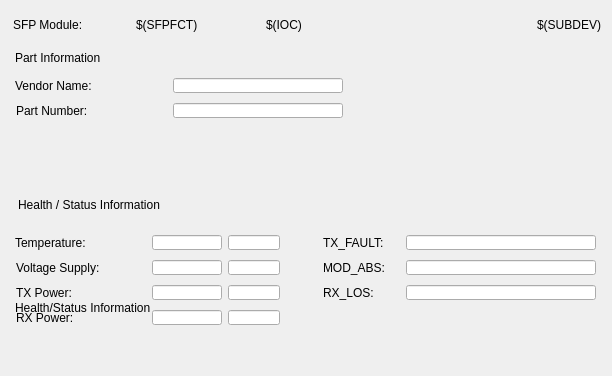
<?xml version="1.0" encoding="UTF-8"?>
<ui version="4.0">
 <class>MainWindow</class>
 <widget class="QMainWindow" name="MainWindow">
  <property name="geometry">
   <rect>
    <x>0</x>
    <y>0</y>
    <width>612</width>
    <height>376</height>
   </rect>
  </property>
  <property name="styleSheet">
   <string>

QWidget#centralWidget {background: rgba(218, 218, 218, 255);}

caTable {
       font: 10pt;
       background: cornsilk;
       alternate-background-color: wheat;
}

caLineEdit {
     border-radius: 1px;
     background: lightyellow;
     color: black;
 }

caTextEntry {
    color: rgb(127, 0, 63);
    background-color: cornsilk;
    selection-color: #0a214c;
    selection-background-color: wheat;
    border: 1px groove black;
    border-radius: 1px;
    padding: 1px;
}

caTextEntry:focus {
    padding: 0px;
    border: 2px groove darkred;
    border-radius: 1px;
}

QPushButton {
      border-color: #00b;
      border-radius: 2px;
      padding: 3px;
      border-width: 1px;

	background: qlineargradient(spread:pad, x1:0, y1:0, x2:0, y2:1,
						   stop:0   rgba(224, 239, 255, 255),
						   stop:0.5 rgba(199, 215, 230, 255),
						   stop:1   rgba(184, 214, 236, 255));
}
QPushButton:hover {
	background: qlineargradient(spread:pad, x1:0, y1:0, x2:0, y2:1,
						stop:0   rgba(201, 226, 255, 255),
						stop:0.5 rgba(177, 204, 230, 255),
						stop:1   rgba(163, 205, 236, 255));
}
QPushButton:pressed {
	background: qlineargradient(spread:pad, x1:0, y1:0, x2:0, y2:1,
						stop:0   rgba(174, 219, 255, 255),
						stop:0.5 rgba(165, 199, 230, 255),
						stop:1   rgba(134, 188, 236, 255));
}

QPushButton:disabled {
	background: qlineargradient(spread:pad, x1:0, y1:0, x2:0, y2:1,
						stop:0   rgba(174, 219, 255, 255),
						stop:0.5 rgba(165, 199, 230, 255),
						stop:1   rgba(134, 188, 236, 255));
}

caChoice {
      background: qlineargradient(x1: 0, y1: 0, x2: 0, y2: 1,
                                  stop: 0 #E1E1E1, stop: 0.4 #DDDDDD,
                                  stop: 0.5 #D8D8D8, stop: 1.0 #D3D3D3);
}

caChoice &gt; QPushButton {
      text-align: left;
      padding: 1px;
}

/* when font specified, no font sizing is done any more,  font: 10pt; is not bad. You could Enable this when you converted from .adl files
caRelatedDisplay  &gt; QPushButton {
font: 10pt;
}

caShellCommand  &gt; QPushButton {
font: 10pt;
}
*/

caSlider::groove:horizontal {
border: 1px solid #bbb;
background: lightgrey;
height: 20px;
border-radius: 4px;
}

caSlider::handle:horizontal {
background: red;
border: 1px solid #777;
width: 13px;
margin-top: -2px;
margin-bottom: -2px;
border-radius: 2px;
}



</string>
  </property>
  <widget class="QWidget" name="centralWidget">
   <widget class="caGraphics" name="caRectangle_0">
    <property name="geometry">
     <rect>
      <x>7</x>
      <y>185</y>
      <width>600</width>
      <height>180</height>
     </rect>
    </property>
    <property name="foreground">
     <color>
      <red>145</red>
      <green>145</green>
      <blue>145</blue>
     </color>
    </property>
    <property name="linestyle" stdset="0">
     <enum>caGraphics::Solid</enum>
    </property>
    <property name="fillstyle" stdset="0">
     <enum>caGraphics::Filled</enum>
    </property>
    <property name="lineColor">
     <color>
      <red>145</red>
      <green>145</green>
      <blue>145</blue>
     </color>
    </property>
    <property name="form">
     <enum>caGraphics::Rectangle</enum>
    </property>
   </widget>
   <widget class="caLabel" name="caLabel_0">
    <property name="geometry">
     <rect>
      <x>44</x>
      <y>278</y>
      <width>1</width>
      <height>40</height>
     </rect>
    </property>
    <property name="frameShape">
     <enum>QFrame::NoFrame</enum>
    </property>
    <property name="alignment">
     <set>Qt::AlignAbsolute|Qt::AlignRight|Qt::AlignTrailing|Qt::AlignVCenter</set>
    </property>
    <property name="foreground">
     <color>
      <red>0</red>
      <green>0</green>
      <blue>0</blue>
     </color>
    </property>
    <property name="background">
     <color alpha="0">
      <red>0</red>
      <green>0</green>
      <blue>0</blue>
     </color>
    </property>
    <property name="channel" stdset="0">
     <string>$(IOC):IFCTC1-PWRMON-DISS</string>
    </property>
   </widget>
   <widget class="caGraphics" name="caRectangle_1">
    <property name="geometry">
     <rect>
      <x>7</x>
      <y>10</y>
      <width>600</width>
      <height>25</height>
     </rect>
    </property>
    <property name="foreground">
     <color>
      <red>145</red>
      <green>145</green>
      <blue>145</blue>
     </color>
    </property>
    <property name="linestyle" stdset="0">
     <enum>caGraphics::Solid</enum>
    </property>
    <property name="fillstyle" stdset="0">
     <enum>caGraphics::Filled</enum>
    </property>
    <property name="lineColor">
     <color>
      <red>145</red>
      <green>145</green>
      <blue>145</blue>
     </color>
    </property>
    <property name="form">
     <enum>caGraphics::Rectangle</enum>
    </property>
   </widget>
   <widget class="caLabel" name="caLabel_1">
    <property name="geometry">
     <rect>
      <x>136</x>
      <y>15</y>
      <width>107</width>
      <height>20</height>
     </rect>
    </property>
    <property name="frameShape">
     <enum>QFrame::NoFrame</enum>
    </property>
    <property name="text">
     <string>$(SFPFCT)</string>
    </property>
    <property name="alignment">
     <set>Qt::AlignAbsolute|Qt::AlignLeading|Qt::AlignLeft|Qt::AlignVCenter</set>
    </property>
    <property name="fontScaleMode">
     <enum>ESimpleLabel::Height</enum>
    </property>
    <property name="foreground">
     <color>
      <red>0</red>
      <green>0</green>
      <blue>0</blue>
     </color>
    </property>
    <property name="background">
     <color alpha="0">
      <red>0</red>
      <green>0</green>
      <blue>0</blue>
     </color>
    </property>
   </widget>
   <widget class="caLabel" name="caLabel_2">
    <property name="geometry">
     <rect>
      <x>450</x>
      <y>15</y>
      <width>151</width>
      <height>20</height>
     </rect>
    </property>
    <property name="frameShape">
     <enum>QFrame::NoFrame</enum>
    </property>
    <property name="text">
     <string>$(SUBDEV)</string>
    </property>
    <property name="alignment">
     <set>Qt::AlignAbsolute|Qt::AlignRight|Qt::AlignTrailing|Qt::AlignVCenter</set>
    </property>
    <property name="fontScaleMode">
     <enum>ESimpleLabel::Height</enum>
    </property>
    <property name="foreground">
     <color>
      <red>0</red>
      <green>0</green>
      <blue>0</blue>
     </color>
    </property>
    <property name="background">
     <color alpha="0">
      <red>0</red>
      <green>0</green>
      <blue>0</blue>
     </color>
    </property>
   </widget>
   <widget class="caLabel" name="caLabel_3">
    <property name="geometry">
     <rect>
      <x>266</x>
      <y>15</y>
      <width>236</width>
      <height>20</height>
     </rect>
    </property>
    <property name="frameShape">
     <enum>QFrame::NoFrame</enum>
    </property>
    <property name="text">
     <string>$(IOC)</string>
    </property>
    <property name="alignment">
     <set>Qt::AlignAbsolute|Qt::AlignLeading|Qt::AlignLeft|Qt::AlignVCenter</set>
    </property>
    <property name="fontScaleMode">
     <enum>ESimpleLabel::Height</enum>
    </property>
    <property name="foreground">
     <color>
      <red>0</red>
      <green>0</green>
      <blue>0</blue>
     </color>
    </property>
    <property name="background">
     <color alpha="0">
      <red>0</red>
      <green>0</green>
      <blue>0</blue>
     </color>
    </property>
   </widget>
   <widget class="caLabel" name="caLabel_4">
    <property name="geometry">
     <rect>
      <x>13</x>
      <y>15</y>
      <width>131</width>
      <height>20</height>
     </rect>
    </property>
    <property name="frameShape">
     <enum>QFrame::NoFrame</enum>
    </property>
    <property name="text">
     <string>SFP Module:</string>
    </property>
    <property name="alignment">
     <set>Qt::AlignAbsolute|Qt::AlignLeading|Qt::AlignLeft|Qt::AlignVCenter</set>
    </property>
    <property name="fontScaleMode">
     <enum>ESimpleLabel::Height</enum>
    </property>
    <property name="foreground">
     <color>
      <red>0</red>
      <green>0</green>
      <blue>0</blue>
     </color>
    </property>
    <property name="background">
     <color alpha="0">
      <red>0</red>
      <green>0</green>
      <blue>0</blue>
     </color>
    </property>
   </widget>
   <widget class="caGraphics" name="caRectangle_2">
    <property name="geometry">
     <rect>
      <x>7</x>
      <y>40</y>
      <width>600</width>
      <height>140</height>
     </rect>
    </property>
    <property name="foreground">
     <color>
      <red>145</red>
      <green>145</green>
      <blue>145</blue>
     </color>
    </property>
    <property name="linestyle" stdset="0">
     <enum>caGraphics::Solid</enum>
    </property>
    <property name="fillstyle" stdset="0">
     <enum>caGraphics::Filled</enum>
    </property>
    <property name="lineColor">
     <color>
      <red>145</red>
      <green>145</green>
      <blue>145</blue>
     </color>
    </property>
    <property name="form">
     <enum>caGraphics::Rectangle</enum>
    </property>
   </widget>
   <widget class="caGraphics" name="caRectangle_3">
    <property name="geometry">
     <rect>
      <x>12</x>
      <y>70</y>
      <width>590</width>
      <height>105</height>
     </rect>
    </property>
    <property name="foreground">
     <color>
      <red>187</red>
      <green>187</green>
      <blue>187</blue>
     </color>
    </property>
    <property name="linestyle" stdset="0">
     <enum>caGraphics::Solid</enum>
    </property>
    <property name="fillstyle" stdset="0">
     <enum>caGraphics::Filled</enum>
    </property>
    <property name="lineColor">
     <color>
      <red>187</red>
      <green>187</green>
      <blue>187</blue>
     </color>
    </property>
    <property name="form">
     <enum>caGraphics::Rectangle</enum>
    </property>
   </widget>
   <widget class="caLabel" name="caLabel_5">
    <property name="geometry">
     <rect>
      <x>15</x>
      <y>78</y>
      <width>107</width>
      <height>15</height>
     </rect>
    </property>
    <property name="frameShape">
     <enum>QFrame::NoFrame</enum>
    </property>
    <property name="text">
     <string>Vendor Name:</string>
    </property>
    <property name="alignment">
     <set>Qt::AlignAbsolute|Qt::AlignLeading|Qt::AlignLeft|Qt::AlignVCenter</set>
    </property>
    <property name="fontScaleMode">
     <enum>ESimpleLabel::Height</enum>
    </property>
    <property name="foreground">
     <color>
      <red>0</red>
      <green>0</green>
      <blue>0</blue>
     </color>
    </property>
    <property name="background">
     <color alpha="0">
      <red>0</red>
      <green>0</green>
      <blue>0</blue>
     </color>
    </property>
   </widget>
   <widget class="caLabel" name="caLabel_6">
    <property name="geometry">
     <rect>
      <x>16</x>
      <y>103</y>
      <width>107</width>
      <height>15</height>
     </rect>
    </property>
    <property name="frameShape">
     <enum>QFrame::NoFrame</enum>
    </property>
    <property name="text">
     <string>Part Number:</string>
    </property>
    <property name="alignment">
     <set>Qt::AlignAbsolute|Qt::AlignLeading|Qt::AlignLeft|Qt::AlignVCenter</set>
    </property>
    <property name="fontScaleMode">
     <enum>ESimpleLabel::Height</enum>
    </property>
    <property name="foreground">
     <color>
      <red>0</red>
      <green>0</green>
      <blue>0</blue>
     </color>
    </property>
    <property name="background">
     <color alpha="0">
      <red>0</red>
      <green>0</green>
      <blue>0</blue>
     </color>
    </property>
   </widget>
   <widget class="caLabel" name="caLabel_7">
    <property name="geometry">
     <rect>
      <x>15</x>
      <y>50</y>
      <width>143</width>
      <height>15</height>
     </rect>
    </property>
    <property name="frameShape">
     <enum>QFrame::NoFrame</enum>
    </property>
    <property name="text">
     <string>Part Information</string>
    </property>
    <property name="alignment">
     <set>Qt::AlignAbsolute|Qt::AlignLeading|Qt::AlignLeft|Qt::AlignVCenter</set>
    </property>
    <property name="fontScaleMode">
     <enum>ESimpleLabel::Height</enum>
    </property>
    <property name="foreground">
     <color>
      <red>0</red>
      <green>0</green>
      <blue>0</blue>
     </color>
    </property>
    <property name="background">
     <color alpha="0">
      <red>0</red>
      <green>0</green>
      <blue>0</blue>
     </color>
    </property>
   </widget>
   <widget class="caLabel" name="caLabel_8">
    <property name="geometry">
     <rect>
      <x>15</x>
      <y>300</y>
      <width>224</width>
      <height>15</height>
     </rect>
    </property>
    <property name="frameShape">
     <enum>QFrame::NoFrame</enum>
    </property>
    <property name="text">
     <string>Health/Status Information</string>
    </property>
    <property name="alignment">
     <set>Qt::AlignAbsolute|Qt::AlignLeading|Qt::AlignLeft|Qt::AlignVCenter</set>
    </property>
    <property name="fontScaleMode">
     <enum>ESimpleLabel::Height</enum>
    </property>
    <property name="foreground">
     <color>
      <red>0</red>
      <green>0</green>
      <blue>0</blue>
     </color>
    </property>
    <property name="background">
     <color alpha="0">
      <red>0</red>
      <green>0</green>
      <blue>0</blue>
     </color>
    </property>
   </widget>
   <widget class="caGraphics" name="caRectangle_4">
    <property name="geometry">
     <rect>
      <x>12</x>
      <y>215</y>
      <width>590</width>
      <height>145</height>
     </rect>
    </property>
    <property name="foreground">
     <color>
      <red>187</red>
      <green>187</green>
      <blue>187</blue>
     </color>
    </property>
    <property name="linestyle" stdset="0">
     <enum>caGraphics::Solid</enum>
    </property>
    <property name="fillstyle" stdset="0">
     <enum>caGraphics::Filled</enum>
    </property>
    <property name="lineColor">
     <color>
      <red>187</red>
      <green>187</green>
      <blue>187</blue>
     </color>
    </property>
    <property name="form">
     <enum>caGraphics::Rectangle</enum>
    </property>
   </widget>
   <widget class="caLineEdit" name="caLineEdit_0">
    <property name="geometry">
     <rect>
      <x>152</x>
      <y>235</y>
      <width>70</width>
      <height>15</height>
     </rect>
    </property>
    <property name="alignment">
     <set>Qt::AlignAbsolute|Qt::AlignRight|Qt::AlignTrailing|Qt::AlignVCenter</set>
    </property>
    <property name="channel" stdset="0">
     <string>$(IOC):$(SUBDEV)-SFP-$(SFPFCT)-TEMP</string>
    </property>
    <property name="foreground">
     <color>
      <red>0</red>
      <green>0</green>
      <blue>0</blue>
     </color>
    </property>
    <property name="background">
     <color>
      <red>218</red>
      <green>218</green>
      <blue>218</blue>
     </color>
    </property>
    <property name="colorMode">
     <enum>caLineEdit::Static</enum>
    </property>
    <property name="precisionMode">
     <enum>caLineEdit::Channel</enum>
    </property>
    <property name="limitsMode">
     <enum>caLineEdit::Channel</enum>
    </property>
    <property name="maxValue">
     <double>1.000000000000000</double>
    </property>
    <property name="minValue">
     <double>0.000000000000000</double>
    </property>
    <property name="fontScaleMode">
     <enum>caLineEdit::Height</enum>
    </property>
    <property name="formatType">
     <enum>caLineEdit::decimal</enum>
    </property>
   </widget>
   <widget class="caLabel" name="caLabel_9">
    <property name="geometry">
     <rect>
      <x>15</x>
      <y>235</y>
      <width>107</width>
      <height>15</height>
     </rect>
    </property>
    <property name="frameShape">
     <enum>QFrame::NoFrame</enum>
    </property>
    <property name="text">
     <string>Temperature:</string>
    </property>
    <property name="alignment">
     <set>Qt::AlignAbsolute|Qt::AlignLeading|Qt::AlignLeft|Qt::AlignVCenter</set>
    </property>
    <property name="fontScaleMode">
     <enum>ESimpleLabel::Height</enum>
    </property>
    <property name="foreground">
     <color>
      <red>0</red>
      <green>0</green>
      <blue>0</blue>
     </color>
    </property>
    <property name="background">
     <color alpha="0">
      <red>0</red>
      <green>0</green>
      <blue>0</blue>
     </color>
    </property>
   </widget>
   <widget class="caLineEdit" name="caLineEdit_1">
    <property name="geometry">
     <rect>
      <x>228</x>
      <y>235</y>
      <width>52</width>
      <height>15</height>
     </rect>
    </property>
    <property name="alignment">
     <set>Qt::AlignAbsolute|Qt::AlignLeading|Qt::AlignLeft|Qt::AlignVCenter</set>
    </property>
    <property name="channel" stdset="0">
     <string>$(IOC):$(SUBDEV)-SFP-$(SFPFCT)-TEMP.EGU</string>
    </property>
    <property name="foreground">
     <color>
      <red>0</red>
      <green>0</green>
      <blue>0</blue>
     </color>
    </property>
    <property name="background">
     <color>
      <red>218</red>
      <green>218</green>
      <blue>218</blue>
     </color>
    </property>
    <property name="colorMode">
     <enum>caLineEdit::Static</enum>
    </property>
    <property name="precisionMode">
     <enum>caLineEdit::Channel</enum>
    </property>
    <property name="limitsMode">
     <enum>caLineEdit::Channel</enum>
    </property>
    <property name="maxValue">
     <double>1.000000000000000</double>
    </property>
    <property name="minValue">
     <double>0.000000000000000</double>
    </property>
    <property name="fontScaleMode">
     <enum>caLineEdit::Height</enum>
    </property>
    <property name="formatType">
     <enum>caLineEdit::decimal</enum>
    </property>
   </widget>
   <widget class="caLabel" name="caLabel_10">
    <property name="geometry">
     <rect>
      <x>16</x>
      <y>260</y>
      <width>134</width>
      <height>15</height>
     </rect>
    </property>
    <property name="frameShape">
     <enum>QFrame::NoFrame</enum>
    </property>
    <property name="text">
     <string>Voltage Supply:</string>
    </property>
    <property name="alignment">
     <set>Qt::AlignAbsolute|Qt::AlignLeading|Qt::AlignLeft|Qt::AlignVCenter</set>
    </property>
    <property name="fontScaleMode">
     <enum>ESimpleLabel::Height</enum>
    </property>
    <property name="foreground">
     <color>
      <red>0</red>
      <green>0</green>
      <blue>0</blue>
     </color>
    </property>
    <property name="background">
     <color alpha="0">
      <red>0</red>
      <green>0</green>
      <blue>0</blue>
     </color>
    </property>
   </widget>
   <widget class="caLabel" name="caLabel_11">
    <property name="geometry">
     <rect>
      <x>16</x>
      <y>285</y>
      <width>90</width>
      <height>15</height>
     </rect>
    </property>
    <property name="frameShape">
     <enum>QFrame::NoFrame</enum>
    </property>
    <property name="text">
     <string>TX Power:</string>
    </property>
    <property name="alignment">
     <set>Qt::AlignAbsolute|Qt::AlignLeading|Qt::AlignLeft|Qt::AlignVCenter</set>
    </property>
    <property name="fontScaleMode">
     <enum>ESimpleLabel::Height</enum>
    </property>
    <property name="foreground">
     <color>
      <red>0</red>
      <green>0</green>
      <blue>0</blue>
     </color>
    </property>
    <property name="background">
     <color alpha="0">
      <red>0</red>
      <green>0</green>
      <blue>0</blue>
     </color>
    </property>
   </widget>
   <widget class="caLabel" name="caLabel_12">
    <property name="geometry">
     <rect>
      <x>16</x>
      <y>310</y>
      <width>90</width>
      <height>15</height>
     </rect>
    </property>
    <property name="frameShape">
     <enum>QFrame::NoFrame</enum>
    </property>
    <property name="text">
     <string>RX Power:</string>
    </property>
    <property name="alignment">
     <set>Qt::AlignAbsolute|Qt::AlignLeading|Qt::AlignLeft|Qt::AlignVCenter</set>
    </property>
    <property name="fontScaleMode">
     <enum>ESimpleLabel::Height</enum>
    </property>
    <property name="foreground">
     <color>
      <red>0</red>
      <green>0</green>
      <blue>0</blue>
     </color>
    </property>
    <property name="background">
     <color alpha="0">
      <red>0</red>
      <green>0</green>
      <blue>0</blue>
     </color>
    </property>
   </widget>
   <widget class="caLineEdit" name="caLineEdit_2">
    <property name="geometry">
     <rect>
      <x>152</x>
      <y>260</y>
      <width>70</width>
      <height>15</height>
     </rect>
    </property>
    <property name="alignment">
     <set>Qt::AlignAbsolute|Qt::AlignRight|Qt::AlignTrailing|Qt::AlignVCenter</set>
    </property>
    <property name="channel" stdset="0">
     <string>$(IOC):$(SUBDEV)-SFP-$(SFPFCT)-VCC</string>
    </property>
    <property name="foreground">
     <color>
      <red>0</red>
      <green>0</green>
      <blue>0</blue>
     </color>
    </property>
    <property name="background">
     <color>
      <red>218</red>
      <green>218</green>
      <blue>218</blue>
     </color>
    </property>
    <property name="colorMode">
     <enum>caLineEdit::Static</enum>
    </property>
    <property name="precisionMode">
     <enum>caLineEdit::Channel</enum>
    </property>
    <property name="limitsMode">
     <enum>caLineEdit::Channel</enum>
    </property>
    <property name="maxValue">
     <double>1.000000000000000</double>
    </property>
    <property name="minValue">
     <double>0.000000000000000</double>
    </property>
    <property name="fontScaleMode">
     <enum>caLineEdit::Height</enum>
    </property>
    <property name="formatType">
     <enum>caLineEdit::decimal</enum>
    </property>
   </widget>
   <widget class="caLineEdit" name="caLineEdit_3">
    <property name="geometry">
     <rect>
      <x>152</x>
      <y>285</y>
      <width>70</width>
      <height>15</height>
     </rect>
    </property>
    <property name="alignment">
     <set>Qt::AlignAbsolute|Qt::AlignRight|Qt::AlignTrailing|Qt::AlignVCenter</set>
    </property>
    <property name="channel" stdset="0">
     <string>$(IOC):$(SUBDEV)-SFP-$(SFPFCT)-TX-PWR</string>
    </property>
    <property name="foreground">
     <color>
      <red>0</red>
      <green>0</green>
      <blue>0</blue>
     </color>
    </property>
    <property name="background">
     <color>
      <red>218</red>
      <green>218</green>
      <blue>218</blue>
     </color>
    </property>
    <property name="colorMode">
     <enum>caLineEdit::Static</enum>
    </property>
    <property name="precisionMode">
     <enum>caLineEdit::Channel</enum>
    </property>
    <property name="limitsMode">
     <enum>caLineEdit::Channel</enum>
    </property>
    <property name="maxValue">
     <double>1.000000000000000</double>
    </property>
    <property name="minValue">
     <double>0.000000000000000</double>
    </property>
    <property name="fontScaleMode">
     <enum>caLineEdit::Height</enum>
    </property>
    <property name="formatType">
     <enum>caLineEdit::decimal</enum>
    </property>
   </widget>
   <widget class="caLineEdit" name="caLineEdit_4">
    <property name="geometry">
     <rect>
      <x>152</x>
      <y>310</y>
      <width>70</width>
      <height>15</height>
     </rect>
    </property>
    <property name="alignment">
     <set>Qt::AlignAbsolute|Qt::AlignRight|Qt::AlignTrailing|Qt::AlignVCenter</set>
    </property>
    <property name="channel" stdset="0">
     <string>$(IOC):$(SUBDEV)-SFP-$(SFPFCT)-RX-PWR</string>
    </property>
    <property name="foreground">
     <color>
      <red>0</red>
      <green>0</green>
      <blue>0</blue>
     </color>
    </property>
    <property name="background">
     <color>
      <red>218</red>
      <green>218</green>
      <blue>218</blue>
     </color>
    </property>
    <property name="colorMode">
     <enum>caLineEdit::Static</enum>
    </property>
    <property name="precisionMode">
     <enum>caLineEdit::Channel</enum>
    </property>
    <property name="limitsMode">
     <enum>caLineEdit::Channel</enum>
    </property>
    <property name="maxValue">
     <double>1.000000000000000</double>
    </property>
    <property name="minValue">
     <double>0.000000000000000</double>
    </property>
    <property name="fontScaleMode">
     <enum>caLineEdit::Height</enum>
    </property>
    <property name="formatType">
     <enum>caLineEdit::decimal</enum>
    </property>
   </widget>
   <widget class="caLineEdit" name="caLineEdit_5">
    <property name="geometry">
     <rect>
      <x>228</x>
      <y>260</y>
      <width>52</width>
      <height>15</height>
     </rect>
    </property>
    <property name="alignment">
     <set>Qt::AlignAbsolute|Qt::AlignLeading|Qt::AlignLeft|Qt::AlignVCenter</set>
    </property>
    <property name="channel" stdset="0">
     <string>$(IOC):$(SUBDEV)-SFP-$(SFPFCT)-VCC.EGU</string>
    </property>
    <property name="foreground">
     <color>
      <red>0</red>
      <green>0</green>
      <blue>0</blue>
     </color>
    </property>
    <property name="background">
     <color>
      <red>218</red>
      <green>218</green>
      <blue>218</blue>
     </color>
    </property>
    <property name="colorMode">
     <enum>caLineEdit::Static</enum>
    </property>
    <property name="precisionMode">
     <enum>caLineEdit::Channel</enum>
    </property>
    <property name="limitsMode">
     <enum>caLineEdit::Channel</enum>
    </property>
    <property name="maxValue">
     <double>1.000000000000000</double>
    </property>
    <property name="minValue">
     <double>0.000000000000000</double>
    </property>
    <property name="fontScaleMode">
     <enum>caLineEdit::Height</enum>
    </property>
    <property name="formatType">
     <enum>caLineEdit::decimal</enum>
    </property>
   </widget>
   <widget class="caLineEdit" name="caLineEdit_6">
    <property name="geometry">
     <rect>
      <x>228</x>
      <y>285</y>
      <width>52</width>
      <height>15</height>
     </rect>
    </property>
    <property name="alignment">
     <set>Qt::AlignAbsolute|Qt::AlignLeading|Qt::AlignLeft|Qt::AlignVCenter</set>
    </property>
    <property name="channel" stdset="0">
     <string>$(IOC):$(SUBDEV)-SFP-$(SFPFCT)-TX-PWR.EGU</string>
    </property>
    <property name="foreground">
     <color>
      <red>0</red>
      <green>0</green>
      <blue>0</blue>
     </color>
    </property>
    <property name="background">
     <color>
      <red>218</red>
      <green>218</green>
      <blue>218</blue>
     </color>
    </property>
    <property name="colorMode">
     <enum>caLineEdit::Static</enum>
    </property>
    <property name="precisionMode">
     <enum>caLineEdit::Channel</enum>
    </property>
    <property name="limitsMode">
     <enum>caLineEdit::Channel</enum>
    </property>
    <property name="maxValue">
     <double>1.000000000000000</double>
    </property>
    <property name="minValue">
     <double>0.000000000000000</double>
    </property>
    <property name="fontScaleMode">
     <enum>caLineEdit::Height</enum>
    </property>
    <property name="formatType">
     <enum>caLineEdit::decimal</enum>
    </property>
   </widget>
   <widget class="caLineEdit" name="caLineEdit_7">
    <property name="geometry">
     <rect>
      <x>228</x>
      <y>310</y>
      <width>52</width>
      <height>15</height>
     </rect>
    </property>
    <property name="alignment">
     <set>Qt::AlignAbsolute|Qt::AlignLeading|Qt::AlignLeft|Qt::AlignVCenter</set>
    </property>
    <property name="channel" stdset="0">
     <string>$(IOC):$(SUBDEV)-SFP-$(SFPFCT)-RX-PWR.EGU</string>
    </property>
    <property name="foreground">
     <color>
      <red>0</red>
      <green>0</green>
      <blue>0</blue>
     </color>
    </property>
    <property name="background">
     <color>
      <red>218</red>
      <green>218</green>
      <blue>218</blue>
     </color>
    </property>
    <property name="colorMode">
     <enum>caLineEdit::Static</enum>
    </property>
    <property name="precisionMode">
     <enum>caLineEdit::Channel</enum>
    </property>
    <property name="limitsMode">
     <enum>caLineEdit::Channel</enum>
    </property>
    <property name="maxValue">
     <double>1.000000000000000</double>
    </property>
    <property name="minValue">
     <double>0.000000000000000</double>
    </property>
    <property name="fontScaleMode">
     <enum>caLineEdit::Height</enum>
    </property>
    <property name="formatType">
     <enum>caLineEdit::decimal</enum>
    </property>
   </widget>
   <widget class="caLineEdit" name="caLineEdit_8">
    <property name="geometry">
     <rect>
      <x>173</x>
      <y>78</y>
      <width>170</width>
      <height>15</height>
     </rect>
    </property>
    <property name="alignment">
     <set>Qt::AlignAbsolute|Qt::AlignLeading|Qt::AlignLeft|Qt::AlignVCenter</set>
    </property>
    <property name="channel" stdset="0">
     <string>$(IOC):$(SUBDEV)-SFP-$(SFPFCT)-VENDOR</string>
    </property>
    <property name="foreground">
     <color>
      <red>0</red>
      <green>0</green>
      <blue>0</blue>
     </color>
    </property>
    <property name="background">
     <color>
      <red>218</red>
      <green>218</green>
      <blue>218</blue>
     </color>
    </property>
    <property name="colorMode">
     <enum>caLineEdit::Static</enum>
    </property>
    <property name="precisionMode">
     <enum>caLineEdit::Channel</enum>
    </property>
    <property name="limitsMode">
     <enum>caLineEdit::Channel</enum>
    </property>
    <property name="maxValue">
     <double>1.000000000000000</double>
    </property>
    <property name="minValue">
     <double>0.000000000000000</double>
    </property>
    <property name="fontScaleMode">
     <enum>caLineEdit::Height</enum>
    </property>
    <property name="formatType">
     <enum>caLineEdit::string</enum>
    </property>
   </widget>
   <widget class="caLineEdit" name="caLineEdit_9">
    <property name="geometry">
     <rect>
      <x>173</x>
      <y>103</y>
      <width>170</width>
      <height>15</height>
     </rect>
    </property>
    <property name="alignment">
     <set>Qt::AlignAbsolute|Qt::AlignLeading|Qt::AlignLeft|Qt::AlignVCenter</set>
    </property>
    <property name="channel" stdset="0">
     <string>$(IOC):$(SUBDEV)-SFP-$(SFPFCT)-TYPE</string>
    </property>
    <property name="foreground">
     <color>
      <red>0</red>
      <green>0</green>
      <blue>0</blue>
     </color>
    </property>
    <property name="background">
     <color>
      <red>218</red>
      <green>218</green>
      <blue>218</blue>
     </color>
    </property>
    <property name="colorMode">
     <enum>caLineEdit::Static</enum>
    </property>
    <property name="precisionMode">
     <enum>caLineEdit::Channel</enum>
    </property>
    <property name="limitsMode">
     <enum>caLineEdit::Channel</enum>
    </property>
    <property name="maxValue">
     <double>1.000000000000000</double>
    </property>
    <property name="minValue">
     <double>0.000000000000000</double>
    </property>
    <property name="fontScaleMode">
     <enum>caLineEdit::Height</enum>
    </property>
    <property name="formatType">
     <enum>caLineEdit::decimal</enum>
    </property>
   </widget>
   <widget class="caLabel" name="caLabel_14">
    <property name="geometry">
     <rect>
      <x>323</x>
      <y>235</y>
      <width>90</width>
      <height>15</height>
     </rect>
    </property>
    <property name="frameShape">
     <enum>QFrame::NoFrame</enum>
    </property>
    <property name="text">
     <string>TX_FAULT:</string>
    </property>
    <property name="alignment">
     <set>Qt::AlignAbsolute|Qt::AlignLeading|Qt::AlignLeft|Qt::AlignVCenter</set>
    </property>
    <property name="fontScaleMode">
     <enum>ESimpleLabel::Height</enum>
    </property>
    <property name="foreground">
     <color>
      <red>0</red>
      <green>0</green>
      <blue>0</blue>
     </color>
    </property>
    <property name="background">
     <color alpha="0">
      <red>0</red>
      <green>0</green>
      <blue>0</blue>
     </color>
    </property>
   </widget>
   <widget class="caLabel" name="caLabel_15">
    <property name="geometry">
     <rect>
      <x>323</x>
      <y>260</y>
      <width>90</width>
      <height>15</height>
     </rect>
    </property>
    <property name="frameShape">
     <enum>QFrame::NoFrame</enum>
    </property>
    <property name="text">
     <string>MOD_ABS:</string>
    </property>
    <property name="alignment">
     <set>Qt::AlignAbsolute|Qt::AlignLeading|Qt::AlignLeft|Qt::AlignVCenter</set>
    </property>
    <property name="fontScaleMode">
     <enum>ESimpleLabel::Height</enum>
    </property>
    <property name="foreground">
     <color>
      <red>0</red>
      <green>0</green>
      <blue>0</blue>
     </color>
    </property>
    <property name="background">
     <color alpha="0">
      <red>0</red>
      <green>0</green>
      <blue>0</blue>
     </color>
    </property>
   </widget>
   <widget class="caLabel" name="caLabel_16">
    <property name="geometry">
     <rect>
      <x>323</x>
      <y>285</y>
      <width>90</width>
      <height>15</height>
     </rect>
    </property>
    <property name="frameShape">
     <enum>QFrame::NoFrame</enum>
    </property>
    <property name="text">
     <string>RX_LOS:</string>
    </property>
    <property name="alignment">
     <set>Qt::AlignAbsolute|Qt::AlignLeading|Qt::AlignLeft|Qt::AlignVCenter</set>
    </property>
    <property name="fontScaleMode">
     <enum>ESimpleLabel::Height</enum>
    </property>
    <property name="foreground">
     <color>
      <red>0</red>
      <green>0</green>
      <blue>0</blue>
     </color>
    </property>
    <property name="background">
     <color alpha="0">
      <red>0</red>
      <green>0</green>
      <blue>0</blue>
     </color>
    </property>
   </widget>
   <widget class="caLineEdit" name="caLineEdit_10">
    <property name="geometry">
     <rect>
      <x>406</x>
      <y>235</y>
      <width>190</width>
      <height>15</height>
     </rect>
    </property>
    <property name="alignment">
     <set>Qt::AlignAbsolute|Qt::AlignLeading|Qt::AlignLeft|Qt::AlignVCenter</set>
    </property>
    <property name="channel" stdset="0">
     <string>$(IOC):$(SUBDEV)-SFP-$(SFPFCT)-TX-FAULT</string>
    </property>
    <property name="foreground">
     <color>
      <red>0</red>
      <green>0</green>
      <blue>0</blue>
     </color>
    </property>
    <property name="background">
     <color>
      <red>218</red>
      <green>218</green>
      <blue>218</blue>
     </color>
    </property>
    <property name="colorMode">
     <enum>caLineEdit::Alarm_Static</enum>
    </property>
    <property name="precisionMode">
     <enum>caLineEdit::Channel</enum>
    </property>
    <property name="limitsMode">
     <enum>caLineEdit::Channel</enum>
    </property>
    <property name="maxValue">
     <double>1.000000000000000</double>
    </property>
    <property name="minValue">
     <double>0.000000000000000</double>
    </property>
    <property name="fontScaleMode">
     <enum>caLineEdit::Height</enum>
    </property>
    <property name="formatType">
     <enum>caLineEdit::decimal</enum>
    </property>
   </widget>
   <widget class="caLineEdit" name="caLineEdit_11">
    <property name="geometry">
     <rect>
      <x>406</x>
      <y>260</y>
      <width>190</width>
      <height>15</height>
     </rect>
    </property>
    <property name="alignment">
     <set>Qt::AlignAbsolute|Qt::AlignLeading|Qt::AlignLeft|Qt::AlignVCenter</set>
    </property>
    <property name="channel" stdset="0">
     <string>$(IOC):$(SUBDEV)-SFP-$(SFPFCT)-MOD-ABS</string>
    </property>
    <property name="foreground">
     <color>
      <red>0</red>
      <green>0</green>
      <blue>0</blue>
     </color>
    </property>
    <property name="background">
     <color>
      <red>218</red>
      <green>218</green>
      <blue>218</blue>
     </color>
    </property>
    <property name="colorMode">
     <enum>caLineEdit::Alarm_Static</enum>
    </property>
    <property name="precisionMode">
     <enum>caLineEdit::Channel</enum>
    </property>
    <property name="limitsMode">
     <enum>caLineEdit::Channel</enum>
    </property>
    <property name="maxValue">
     <double>1.000000000000000</double>
    </property>
    <property name="minValue">
     <double>0.000000000000000</double>
    </property>
    <property name="fontScaleMode">
     <enum>caLineEdit::Height</enum>
    </property>
    <property name="formatType">
     <enum>caLineEdit::decimal</enum>
    </property>
   </widget>
   <widget class="caLineEdit" name="caLineEdit_12">
    <property name="geometry">
     <rect>
      <x>406</x>
      <y>285</y>
      <width>190</width>
      <height>15</height>
     </rect>
    </property>
    <property name="alignment">
     <set>Qt::AlignAbsolute|Qt::AlignLeading|Qt::AlignLeft|Qt::AlignVCenter</set>
    </property>
    <property name="channel" stdset="0">
     <string>$(IOC):$(SUBDEV)-SFP-$(SFPFCT)-RX-LOS</string>
    </property>
    <property name="foreground">
     <color>
      <red>0</red>
      <green>0</green>
      <blue>0</blue>
     </color>
    </property>
    <property name="background">
     <color>
      <red>218</red>
      <green>218</green>
      <blue>218</blue>
     </color>
    </property>
    <property name="colorMode">
     <enum>caLineEdit::Alarm_Static</enum>
    </property>
    <property name="precisionMode">
     <enum>caLineEdit::Channel</enum>
    </property>
    <property name="limitsMode">
     <enum>caLineEdit::Channel</enum>
    </property>
    <property name="maxValue">
     <double>1.000000000000000</double>
    </property>
    <property name="minValue">
     <double>0.000000000000000</double>
    </property>
    <property name="fontScaleMode">
     <enum>caLineEdit::Height</enum>
    </property>
    <property name="formatType">
     <enum>caLineEdit::decimal</enum>
    </property>
   </widget>
   <widget class="caGraphics" name="caGraphics_0">
    <property name="geometry">
     <rect>
      <x>286</x>
      <y>233</y>
      <width>18</width>
      <height>18</height>
     </rect>
    </property>
    <property name="foreground">
     <color>
      <red>70</red>
      <green>70</green>
      <blue>70</blue>
     </color>
    </property>
    <property name="linestyle" stdset="0">
     <enum>caGraphics::Solid</enum>
    </property>
    <property name="fillstyle" stdset="0">
     <enum>caGraphics::Filled</enum>
    </property>
    <property name="lineColor">
     <color>
      <red>70</red>
      <green>70</green>
      <blue>70</blue>
     </color>
    </property>
    <property name="form">
     <enum>caGraphics::Circle</enum>
    </property>
   </widget>
   <widget class="caLabel" name="caLabel_19">
    <property name="geometry">
     <rect>
      <x>18</x>
      <y>197</y>
      <width>242</width>
      <height>15</height>
     </rect>
    </property>
    <property name="frameShape">
     <enum>QFrame::NoFrame</enum>
    </property>
    <property name="text">
     <string>Health / Status Information</string>
    </property>
    <property name="alignment">
     <set>Qt::AlignAbsolute|Qt::AlignLeading|Qt::AlignLeft|Qt::AlignVCenter</set>
    </property>
    <property name="fontScaleMode">
     <enum>ESimpleLabel::Height</enum>
    </property>
    <property name="foreground">
     <color>
      <red>0</red>
      <green>0</green>
      <blue>0</blue>
     </color>
    </property>
    <property name="background">
     <color alpha="0">
      <red>0</red>
      <green>0</green>
      <blue>0</blue>
     </color>
    </property>
   </widget>
   <widget class="caGraphics" name="caGraphics_1">
    <property name="geometry">
     <rect>
      <x>286</x>
      <y>258</y>
      <width>18</width>
      <height>18</height>
     </rect>
    </property>
    <property name="foreground">
     <color>
      <red>70</red>
      <green>70</green>
      <blue>70</blue>
     </color>
    </property>
    <property name="linestyle" stdset="0">
     <enum>caGraphics::Solid</enum>
    </property>
    <property name="fillstyle" stdset="0">
     <enum>caGraphics::Filled</enum>
    </property>
    <property name="lineColor">
     <color>
      <red>70</red>
      <green>70</green>
      <blue>70</blue>
     </color>
    </property>
    <property name="form">
     <enum>caGraphics::Circle</enum>
    </property>
   </widget>
   <widget class="caGraphics" name="caGraphics_2">
    <property name="geometry">
     <rect>
      <x>288</x>
      <y>260</y>
      <width>14</width>
      <height>14</height>
     </rect>
    </property>
    <property name="foreground">
     <color>
      <red>214</red>
      <green>127</green>
      <blue>226</blue>
     </color>
    </property>
    <property name="linestyle" stdset="0">
     <enum>caGraphics::Solid</enum>
    </property>
    <property name="fillstyle" stdset="0">
     <enum>caGraphics::Filled</enum>
    </property>
    <property name="lineColor">
     <color>
      <red>214</red>
      <green>127</green>
      <blue>226</blue>
     </color>
    </property>
    <property name="colorMode">
     <enum>caGraphics::Alarm</enum>
    </property>
    <property name="channel" stdset="0">
     <string>$(IOC):$(SUBDEV)-SFP-$(SFPFCT)-VCC</string>
    </property>
    <property name="form">
     <enum>caGraphics::Circle</enum>
    </property>
   </widget>
   <widget class="caGraphics" name="caGraphics_3">
    <property name="geometry">
     <rect>
      <x>288</x>
      <y>235</y>
      <width>14</width>
      <height>14</height>
     </rect>
    </property>
    <property name="foreground">
     <color>
      <red>214</red>
      <green>127</green>
      <blue>226</blue>
     </color>
    </property>
    <property name="linestyle" stdset="0">
     <enum>caGraphics::Solid</enum>
    </property>
    <property name="fillstyle" stdset="0">
     <enum>caGraphics::Filled</enum>
    </property>
    <property name="lineColor">
     <color>
      <red>214</red>
      <green>127</green>
      <blue>226</blue>
     </color>
    </property>
    <property name="colorMode">
     <enum>caGraphics::Alarm</enum>
    </property>
    <property name="channel" stdset="0">
     <string>$(IOC):$(SUBDEV)-SFP-$(SFPFCT)-TEMP</string>
    </property>
    <property name="form">
     <enum>caGraphics::Circle</enum>
    </property>
   </widget>
   <zorder>caRectangle_0</zorder>
   <zorder>caLabel_0</zorder>
   <zorder>caRectangle_1</zorder>
   <zorder>caLabel_1</zorder>
   <zorder>caLabel_2</zorder>
   <zorder>caLabel_3</zorder>
   <zorder>caLabel_4</zorder>
   <zorder>caRectangle_2</zorder>
   <zorder>caRectangle_3</zorder>
   <zorder>caLabel_5</zorder>
   <zorder>caLabel_6</zorder>
   <zorder>caLabel_7</zorder>
   <zorder>caLabel_8</zorder>
   <zorder>caRectangle_4</zorder>
   <zorder>caLabel_9</zorder>
   <zorder>caLabel_10</zorder>
   <zorder>caLabel_11</zorder>
   <zorder>caLabel_12</zorder>
   <zorder>caLabel_14</zorder>
   <zorder>caLabel_15</zorder>
   <zorder>caLabel_16</zorder>
   <zorder>caGraphics_0</zorder>
   <zorder>caLabel_19</zorder>
   <zorder>caGraphics_1</zorder>
   <zorder>caGraphics_2</zorder>
   <zorder>caGraphics_3</zorder>
   <zorder>caLineEdit_0</zorder>
   <zorder>caLineEdit_1</zorder>
   <zorder>caLineEdit_2</zorder>
   <zorder>caLineEdit_3</zorder>
   <zorder>caLineEdit_4</zorder>
   <zorder>caLineEdit_5</zorder>
   <zorder>caLineEdit_6</zorder>
   <zorder>caLineEdit_7</zorder>
   <zorder>caLineEdit_8</zorder>
   <zorder>caLineEdit_9</zorder>
   <zorder>caLineEdit_10</zorder>
   <zorder>caLineEdit_11</zorder>
   <zorder>caLineEdit_12</zorder>
  </widget>
 </widget>
 <customwidgets>
  <customwidget>
   <class>caLabel</class>
   <extends>QLabel</extends>
   <header>caLabel</header>
  </customwidget>
  <customwidget>
   <class>caGraphics</class>
   <extends>QWidget</extends>
   <header>caGraphics</header>
  </customwidget>
  <customwidget>
   <class>caLineEdit</class>
   <extends>QLineEdit</extends>
   <header>caLineEdit</header>
  </customwidget>
 </customwidgets>
 <resources/>
 <connections/>
</ui>
